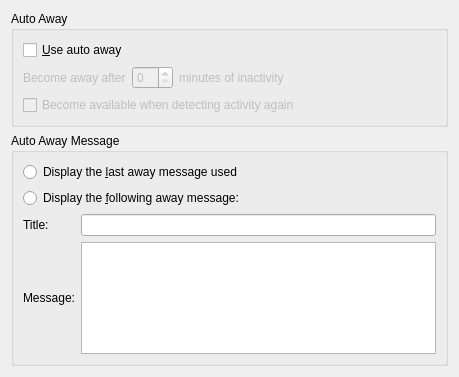
<ui version="4.0" >
 <class>BehaviorConfig_Away</class>
 <widget class="QWidget" name="BehaviorConfig_Away" >
  <property name="geometry" >
   <rect>
    <x>0</x>
    <y>0</y>
    <width>455</width>
    <height>377</height>
   </rect>
  </property>
  <layout class="QVBoxLayout" >
   <item>
    <widget class="QGroupBox" name="groupBox_2" >
     <property name="title" >
      <string>Auto Away</string>
     </property>
     <layout class="QVBoxLayout" >
      <property name="spacing" >
       <number>6</number>
      </property>
      <property name="leftMargin" >
       <number>9</number>
      </property>
      <property name="topMargin" >
       <number>9</number>
      </property>
      <property name="rightMargin" >
       <number>9</number>
      </property>
      <property name="bottomMargin" >
       <number>9</number>
      </property>
      <item>
       <widget class="QCheckBox" name="kcfg_useAutoAway" >
        <property name="text" >
         <string>&amp;Use auto away</string>
        </property>
       </widget>
      </item>
      <item>
       <layout class="QHBoxLayout" >
        <property name="spacing" >
         <number>6</number>
        </property>
        <property name="leftMargin" >
         <number>0</number>
        </property>
        <property name="topMargin" >
         <number>0</number>
        </property>
        <property name="rightMargin" >
         <number>0</number>
        </property>
        <property name="bottomMargin" >
         <number>0</number>
        </property>
        <item>
         <widget class="QLabel" name="label_2" >
          <property name="enabled" >
           <bool>false</bool>
          </property>
          <property name="text" >
           <string>Become away after</string>
          </property>
         </widget>
        </item>
        <item>
         <widget class="QSpinBox" name="mAutoAwayTimeout" >
          <property name="enabled" >
           <bool>false</bool>
          </property>
         </widget>
        </item>
        <item>
         <widget class="QLabel" name="label_3" >
          <property name="enabled" >
           <bool>false</bool>
          </property>
          <property name="text" >
           <string>minutes of inactivity</string>
          </property>
         </widget>
        </item>
        <item>
         <spacer>
          <property name="orientation" >
           <enum>Qt::Horizontal</enum>
          </property>
          <property name="sizeHint" >
           <size>
            <width>40</width>
            <height>20</height>
           </size>
          </property>
         </spacer>
        </item>
       </layout>
      </item>
      <item>
       <widget class="QCheckBox" name="kcfg_autoAwayGoAvailable" >
        <property name="enabled" >
         <bool>false</bool>
        </property>
        <property name="text" >
         <string>Become available when detecting activity again</string>
        </property>
       </widget>
      </item>
     </layout>
    </widget>
   </item>
   <item>
    <widget class="QGroupBox" name="groupBox_3" >
     <property name="title" >
      <string>Auto Away Message</string>
     </property>
     <layout class="QGridLayout" >
      <item row="0" column="0" colspan="2" >
       <widget class="QRadioButton" name="kcfg_useLastAwayMessage" >
        <property name="text" >
         <string>Display the &amp;last away message used</string>
        </property>
       </widget>
      </item>
      <item row="1" column="0" colspan="2" >
       <widget class="QRadioButton" name="kcfg_useCustomAwayMessage" >
        <property name="text" >
         <string>Display the &amp;following away message:</string>
        </property>
       </widget>
      </item>
      <item row="2" column="0" >
       <widget class="QLabel" name="label" >
        <property name="text" >
         <string>Title:</string>
        </property>
       </widget>
      </item>
      <item row="2" column="1" >
       <widget class="KLineEdit" name="kcfg_autoAwayCustomTitle" />
      </item>
      <item row="3" column="0" >
       <widget class="QLabel" name="label_4" >
        <property name="text" >
         <string>Message:</string>
        </property>
       </widget>
      </item>
      <item row="3" column="1" >
       <widget class="QTextEdit" name="kcfg_autoAwayCustomMessage" />
      </item>
     </layout>
    </widget>
   </item>
   <item>
    <spacer>
     <property name="orientation" >
      <enum>Qt::Vertical</enum>
     </property>
     <property name="sizeHint" >
      <size>
       <width>437</width>
       <height>0</height>
      </size>
     </property>
    </spacer>
   </item>
  </layout>
 </widget>
 <customwidgets>
  <customwidget>
   <class>KLineEdit</class>
   <extends>QLineEdit</extends>
   <header>klineedit.h</header>
  </customwidget>
 </customwidgets>
 <tabstops>
  <tabstop>kcfg_useAutoAway</tabstop>
  <tabstop>mAutoAwayTimeout</tabstop>
  <tabstop>kcfg_autoAwayGoAvailable</tabstop>
  <tabstop>kcfg_useLastAwayMessage</tabstop>
  <tabstop>kcfg_useCustomAwayMessage</tabstop>
  <tabstop>kcfg_autoAwayCustomTitle</tabstop>
 </tabstops>
 <resources/>
 <connections>
  <connection>
   <sender>kcfg_useAutoAway</sender>
   <signal>toggled(bool)</signal>
   <receiver>label_2</receiver>
   <slot>setEnabled(bool)</slot>
   <hints>
    <hint type="sourcelabel" >
     <x>88</x>
     <y>119</y>
    </hint>
    <hint type="destinationlabel" >
     <x>105</x>
     <y>143</y>
    </hint>
   </hints>
  </connection>
  <connection>
   <sender>kcfg_useAutoAway</sender>
   <signal>toggled(bool)</signal>
   <receiver>mAutoAwayTimeout</receiver>
   <slot>setEnabled(bool)</slot>
   <hints>
    <hint type="sourcelabel" >
     <x>142</x>
     <y>115</y>
    </hint>
    <hint type="destinationlabel" >
     <x>174</x>
     <y>148</y>
    </hint>
   </hints>
  </connection>
  <connection>
   <sender>kcfg_useAutoAway</sender>
   <signal>toggled(bool)</signal>
   <receiver>label_3</receiver>
   <slot>setEnabled(bool)</slot>
   <hints>
    <hint type="sourcelabel" >
     <x>212</x>
     <y>117</y>
    </hint>
    <hint type="destinationlabel" >
     <x>246</x>
     <y>154</y>
    </hint>
   </hints>
  </connection>
  <connection>
   <sender>kcfg_useAutoAway</sender>
   <signal>toggled(bool)</signal>
   <receiver>kcfg_autoAwayGoAvailable</receiver>
   <slot>setEnabled(bool)</slot>
   <hints>
    <hint type="sourcelabel" >
     <x>72</x>
     <y>120</y>
    </hint>
    <hint type="destinationlabel" >
     <x>65</x>
     <y>177</y>
    </hint>
   </hints>
  </connection>
  <connection>
   <sender>kcfg_useAutoAway</sender>
   <signal>toggled(bool)</signal>
   <receiver>groupBox_3</receiver>
   <slot>setEnabled(bool)</slot>
   <hints>
    <hint type="sourcelabel" >
     <x>42</x>
     <y>116</y>
    </hint>
    <hint type="destinationlabel" >
     <x>44</x>
     <y>208</y>
    </hint>
   </hints>
  </connection>
  <connection>
   <sender>kcfg_useCustomAwayMessage</sender>
   <signal>toggled(bool)</signal>
   <receiver>kcfg_autoAwayCustomTitle</receiver>
   <slot>setEnabled(bool)</slot>
   <hints>
    <hint type="sourcelabel" >
     <x>103</x>
     <y>271</y>
    </hint>
    <hint type="destinationlabel" >
     <x>106</x>
     <y>352</y>
    </hint>
   </hints>
  </connection>
 </connections>
</ui>
